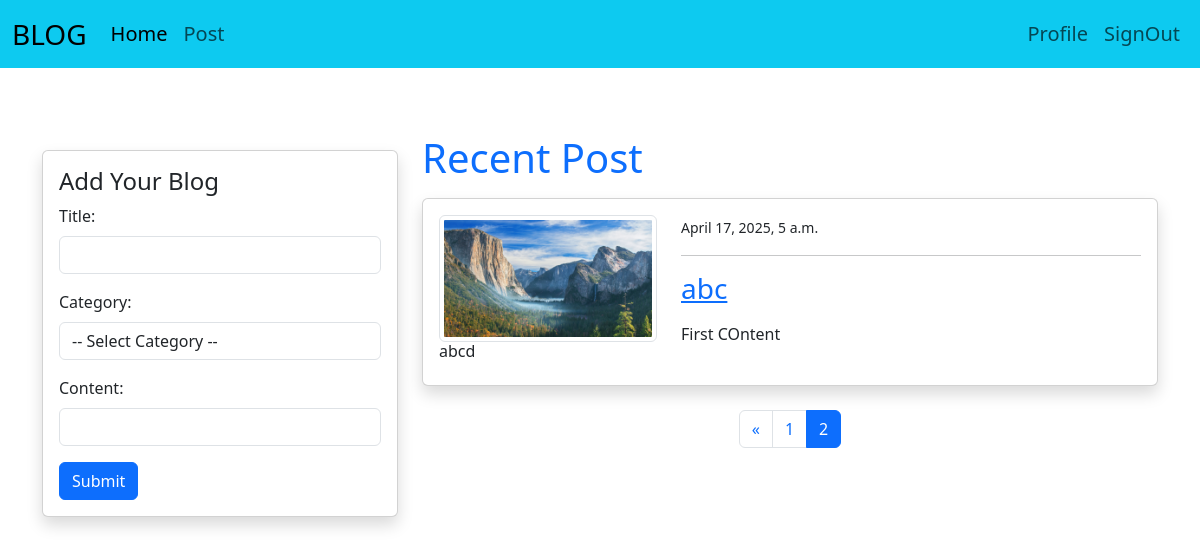
The app's page /index/?page=2 (signed in) with its own data.
### blog/models.py (models this page shows, shortened)
class postModel(models.Model):
    title = models.CharField(max_length=50)
    content = models.TextField()
    category = models.ForeignKey(CategoryModel, on_delete=models.SET_NULL, null=True)
    author = models.ForeignKey(User, on_delete=models.CASCADE, null=True, blank=True)
    date = models.DateTimeField(auto_now_add=True)
    class Meta:
        ordering = ('-date',)

class profileModel(models.Model):
    author = models.OneToOneField(User, on_delete=models.CASCADE)
    image = models.ImageField(default='media/default.jpg', upload_to='profile', validators=[FileExtensionValidator(['png', 'jpg'])])

### blog/views.py (the view)
# urls.py: path('index/', index, name='index'),
@login_required
def index(request):
    categories = CategoryModel.objects.all()
    posts_all = postModel.objects.all()
    title = request.GET.get('title')
    category = request.GET.get('category')
    author = request.GET.get('author')
    if title:
        posts_all = posts_all.filter(title__icontains=title)
    if category:
        posts_all = posts_all.filter(category__id=category)
    if author:
        posts_all = posts_all.filter(author__username__icontains=author)
    paginator = Paginator(posts_all, 2)
    page_number = request.GET.get('page')
    posts = paginator.get_page(page_number)
    if request.method == 'POST':
        form = PostForm(request.POST)
        if form.is_valid():
            instance = form.save(commit=False)
            instance.author = request.user
            instance.save()
            return redirect('index')
    else:
        form = PostForm()
    context = {
        'post': posts,              # This is now paginated
        'forms': form,
        'categories': categories,
    }
    return render(request, 'main_cont/index.html', context)

### blog/forms.py
class PostForm(forms.ModelForm):
    content = forms.CharField(widget=forms.Textarea(attrs={'rows':4}))
    class Meta:
        model = postModel
        fields = ['title', 'content']

### templates/main_cont/index.html (shortened to what this page needs)
 {% extends "main/head.html" %}
 {% block body_part %}
      <div class="container">
<form method="GET" class="mb-4">
  <div class="row g-2">
    <div class="col-md-3">
    </div>
    <div class="col-md-3">
    </div>
    <div class="col-md-3">
    </div>
    <div class="col-md-3">
      <button type="submit" class="btn btn-outline-primary w-100">Search</button>
    </div>
  </div>
</form>
        <div class="row mt-5 pt-5 container_part">
          <div class="col-md-4 container_form">
            <div class="card my-3 shadow">
              <div class="card-body">
                <form method="POST" action="{% url "index" %}">
                    <h4>Add Your Blog</h4>
                    <div class="mb-3">
                      <label for="exampleInputEmail1" class="form-label">Title:</label>
                      <input type="text" class="form-control" name="title"  id="exampleInputEmail1" aria-describedby="emailHelp">
                    </div>
                    <div class="mb-3">
                      <label for="category" class="form-label">Category:</label>
                      <select class="form-control" name="category" id="category">
                        <option value="">-- Select Category --</option>
                      </select>
                    </div>
                    <div class="mb-3">
                      <label for="exampleInputPassword1" class="form-label">Content:</label>
                      <input type="text" class="form-control" name="content" id="exampleInputPassword1">
                    </div>
                    <button type="submit" class="btn btn-primary">Submit</button>
                </form>
              </div>
            </div>
          </div>
          <div class="col-md-8 container_post">
            <h1 class="text-primary"> Recent Post </h1>
            {% for i in post %}
            <div class="card shadow my-3">
              <div class="card-body ">
                <div class="row">
                  <div class="col-md-4">
                    <img class="img-thumbnail" src="{{i.author.profilemodel.image.url}}" alt="profile-img">
                    <h6>{{i.author}}</h6>
                  </div>
                  <div class="col-md-8">
                    <small>{{i.date}}  </small>
                    <hr>
                    <a class="h3 text-primary" href="{% url "postdetail" i.id %}">{{i.title}} </a>
                    <p class="text-justify my-3">{{i.content}} </p>
                  </div>
                </div>
              </div>
            </div>
            {% endfor %}
<nav aria-label="Page navigation" class="mt-4">
  <ul class="pagination justify-content-center">
    {% if post.has_previous %}
      <li class="page-item">
        <a class="page-link" href="?page={{ post.previous_page_number }}" aria-label="Previous">
          <span aria-hidden="true">&laquo;</span>
        </a>
      </li>
    {% endif %}
    {% for num in post.paginator.page_range %}
      {% if post.number == num %}
        <li class="page-item active"><span class="page-link">{{ num }}</span></li>
      {% else %}
        <li class="page-item">
          <a class="page-link" href="?page={{ num }}">{{ num }}</a>
        </li>
      {% endif %}
    {% endfor %}
  </ul>
</nav>
          </div>
        </div>
      </div>
{% endblock body_part %}

### records on screen
postModel: author.profilemodel.image (picture), author "abcd", date "April 17, 2025, 5 a.m.", title "abc", content "First COntent"

### other values on screen
{{ num }} "1"
{{ num }} "2"
